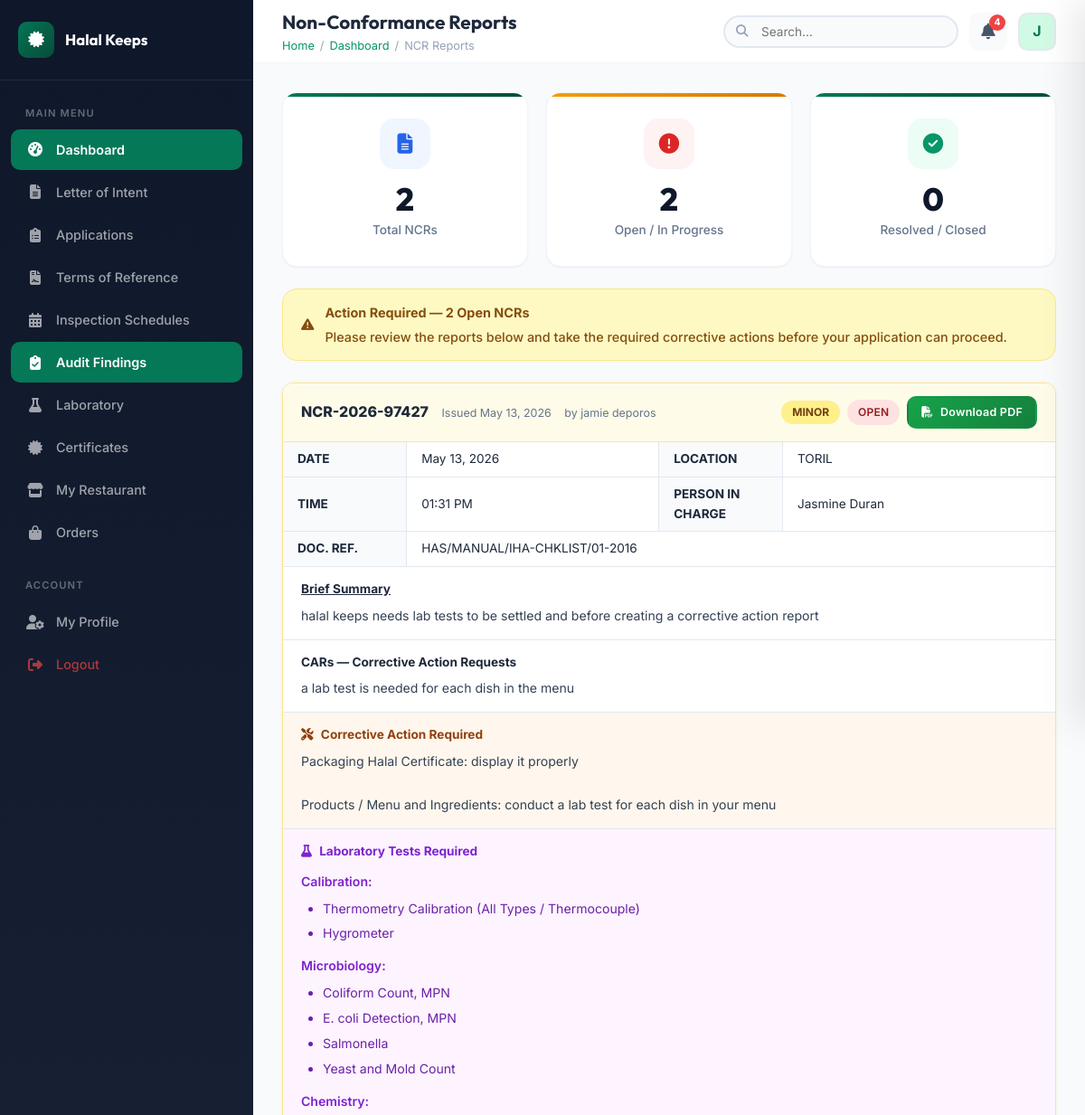
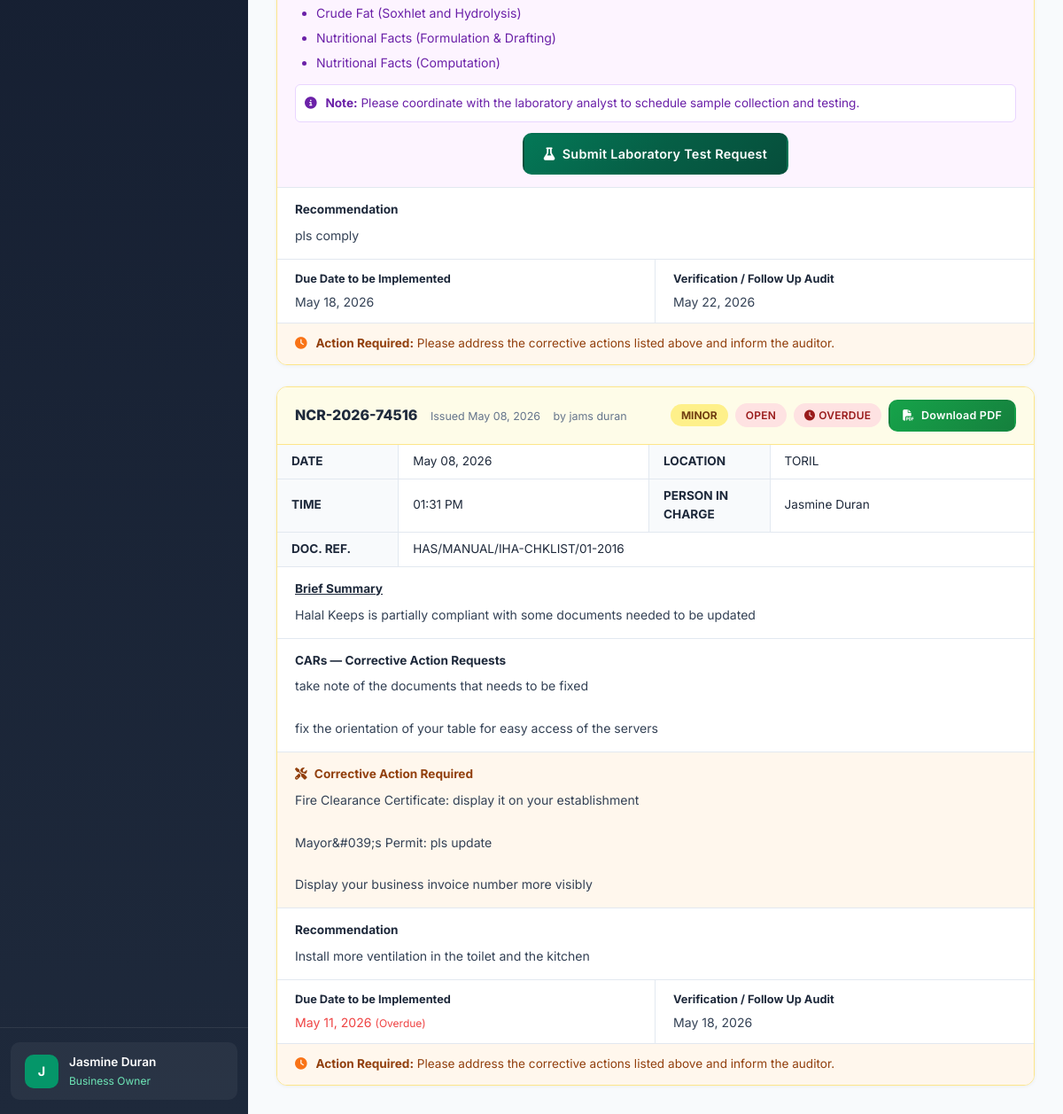
Screenshot of /dashboard/business_owner/audit_findings.php (signed in) with the database file from the repository (2 pictures, top to bottom).
### tables this page shows
CREATE TABLE `ncr_reports` (
  `id` int(11) NOT NULL,
  `inspection_id` int(11) NOT NULL,
  `application_id` int(11) NOT NULL,
  `ncr_number` varchar(50) DEFAULT NULL,
  `finding_details` text NOT NULL,
  `category` enum('minor','major','serious','observation') DEFAULT 'minor',
  `corrective_action_required` text DEFAULT NULL,
  `corrective_action_taken` text DEFAULT NULL,
  `deadline` date DEFAULT NULL,
  `time_of_inspection` time DEFAULT NULL,
  `location` varchar(255) DEFAULT NULL,
  `person_in_charge` varchar(255) DEFAULT NULL,
  `document_reference` varchar(255) DEFAULT NULL,
  `brief_summary` text DEFAULT NULL,
  `recommendation` text DEFAULT NULL,
  `followup_date` date DEFAULT NULL,
  `prepared_by` int(11) DEFAULT NULL,
  `requires_lab_test` tinyint(1) NOT NULL DEFAULT 0,
  `auditor_type` enum('technical','shariah') DEFAULT NULL,
  `lab_test_details` text DEFAULT NULL,
  `status` enum('open','in_progress','resolved','closed') DEFAULT 'open',
  `created_at` timestamp NOT NULL DEFAULT current_timestamp(),
  `updated_at` timestamp NOT NULL DEFAULT current_timestamp() ON UPDATE current_timestamp()
);

CREATE TABLE `users` (
  `id` int(11) NOT NULL,
  `google_id` varchar(255) DEFAULT NULL,
  `email` varchar(255) NOT NULL,
  `full_name` varchar(255) NOT NULL,
  `first_name` varchar(100) DEFAULT NULL,
  `last_name` varchar(100) DEFAULT NULL,
  `avatar` varchar(500) DEFAULT NULL,
  `password` varchar(255) DEFAULT NULL,
  `phone` varchar(20) DEFAULT NULL,
  `address` text DEFAULT NULL,
  `role_id` int(11) DEFAULT NULL,
  `role_status` enum('pending','approved','rejected','none') DEFAULT 'none',
  `is_active` tinyint(1) DEFAULT 1,
  `email_verified` tinyint(1) DEFAULT 0,
  `last_login` timestamp NULL DEFAULT NULL,
  `created_at` timestamp NOT NULL DEFAULT current_timestamp(),
  `updated_at` timestamp NOT NULL DEFAULT current_timestamp() ON UPDATE current_timestamp(),
  `failed_login_attempts` int(11) DEFAULT 0,
  `account_locked` tinyint(1) DEFAULT 0
);

### includes/functions.php (called while the page is built, shortened)
<?php
function formatDate($date, $format = 'M d, Y') {
    return date($format, strtotime($date));
}
?>

### dashboard/business_owner/audit_findings.php (the view, shortened to what this page needs)
<?php
require_once __DIR__ . '/../../config/app.php';
$user_id = $_SESSION['user_id'];
$app_stmt = $conn->prepare("
    SELECT ha.*, loi.company_name
    FROM hdp_applications ha
    JOIN letter_of_intent loi ON ha.loi_id = loi.id
    WHERE ha.business_owner_id = ?
    ORDER BY ha.created_at DESC
    LIMIT 1
");
$app_stmt->bind_param("i", $user_id);
$app_stmt->execute();
$application = $app_stmt->get_result()->fetch_assoc();
$ncrs = [];
if ($application) {
    $app_id = intval($application['id']);
    $ncr_stmt = $conn->prepare("
        SELECT n.*, u.full_name AS auditor_name
        FROM ncr_reports n
        LEFT JOIN users u ON n.prepared_by = u.id
        WHERE n.application_id = ?
        ORDER BY n.created_at DESC
    ");
    $ncr_stmt->bind_param("i", $app_id);
    $ncr_stmt->execute();
    $ncrs = $ncr_stmt->get_result()->fetch_all(MYSQLI_ASSOC);
}
$total_ncrs = count($ncrs);
$open_ncrs  = count(array_filter($ncrs, fn($n) => in_array($n['status'], ['open','in_progress'])));
$closed_ncrs = count(array_filter($ncrs, fn($n) => in_array($n['status'], ['resolved','closed'])));
require_once __DIR__ . '/../../includes/header.php';
function ncrCatBadge($cat) {
    $styles = [
        'minor'       => 'background:#fef08a;color:#713f12;',
        'major'       => 'background:#fed7aa;color:#9a3412;',
        'serious'     => 'background:#fecdd3;color:#9f1239;',
        'observation' => 'background:#bfdbfe;color:#1e40af;',
    ];
    $labels = ['minor'=>'Minor','major'=>'Major','serious'=>'Serious','observation'=>'Observation'];
    $style  = $styles[$cat] ?? 'background:#e2e8f0;color:#374151;';
    $label  = $labels[$cat] ?? ucfirst($cat);
    return "<span style=\"{$style}padding:3px 12px;border-radius:99px;font-size:0.75rem;font-weight:700;text-transform:uppercase;\">{$label}</span>";
}
function ncrStatusBadge($status) {
    $map = [
        'open'        => ['badge-danger',   'Open'],
        'in_progress' => ['badge-warning',  'In Progress'],
        'resolved'    => ['badge-success',  'Resolved'],
        'closed'      => ['badge-secondary','Closed'],
    ];
    [$cls, $label] = $map[$status] ?? ['badge-secondary', ucfirst($status)];
    return "<span class=\"badge {$cls}\">{$label}</span>";
}
?>
<?php if (!$application): ?>
<div class="empty-state">
    <div class="empty-icon"><i class="fas fa-clipboard"></i></div>
    <h3>No Application Found</h3>
    <p>You need a verified Letter of Intent and an active application before NCR reports are available.</p>
    <a href="<?= BASE_URL ?>dashboard/business_owner/letter_of_intent.php" class="btn btn-primary">
        <i class="fas fa-arrow-right"></i> Go to Letter of Intent
    </a>
</div>
<?php else: ?>
<div class="stats-grid" style="margin-bottom:24px;">
    <div class="card card-stat">
        <div class="stat-icon blue"><i class="fas fa-file-alt"></i></div>
        <div class="stat-value"><?= $total_ncrs ?></div>
        <div class="stat-label">Total NCRs</div>
    </div>
    <div class="card card-stat <?= $open_ncrs > 0 ? 'accent' : '' ?>">
        <div class="stat-icon <?= $open_ncrs > 0 ? 'red' : 'green' ?>"><i class="fas fa-exclamation-circle"></i></div>
        <div class="stat-value"><?= $open_ncrs ?></div>
        <div class="stat-label">Open / In Progress</div>
    </div>
    <div class="card card-stat">
        <div class="stat-icon green"><i class="fas fa-check-circle"></i></div>
        <div class="stat-value"><?= $closed_ncrs ?></div>
        <div class="stat-label">Resolved / Closed</div>
    </div>
</div>
<?php if ($open_ncrs > 0): ?>
<div class="alert alert-warning" style="margin-bottom:24px;">
    <i class="fas fa-exclamation-triangle"></i>
    <div>
        <strong>Action Required — <?= $open_ncrs ?> Open NCR<?= $open_ncrs > 1 ? 's' : '' ?></strong>
        <p style="margin-top:4px;font-size:0.9rem;">
            Please review the reports below and take the required corrective actions before your application can proceed.
        </p>
    </div>
</div>
<?php endif; ?>
<div style="display:flex;flex-direction:column;gap:24px;">
<?php foreach ($ncrs as $ncr):
    $is_closed  = in_array($ncr['status'], ['resolved','closed']);
    $is_overdue = !$is_closed && !empty($ncr['deadline']) && strtotime($ncr['deadline']) < time();
    $cat_borders = ['minor'=>'#fde68a','major'=>'#fed7aa','serious'=>'#fecdd3','observation'=>'#bfdbfe'];
    $border_color = $is_closed ? '#e2e8f0' : ($cat_borders[$ncr['category']] ?? '#e2e8f0');
    $cat_bgs = ['minor'=>'#fefce8','major'=>'#fff7ed','serious'=>'#fff1f2','observation'=>'#eff6ff'];
    $header_bg = $is_closed ? '#f8fafc' : ($cat_bgs[$ncr['category']] ?? '#f8fafc');
?>
<div style="border:1px solid <?= $border_color ?>;border-radius:12px;overflow:hidden;background:#fff;box-shadow:0 1px 4px rgba(0,0,0,.05);">
    <div style="background:<?= $header_bg ?>;padding:14px 20px;display:flex;justify-content:space-between;align-items:center;flex-wrap:wrap;gap:10px;border-bottom:1px solid <?= $border_color ?>;">
        <div>
            <span style="font-weight:800;font-size:1rem;color:var(--neutral-800);"><?= htmlspecialchars($ncr['ncr_number']) ?></span>
            <span style="margin-left:10px;font-size:0.78rem;color:var(--neutral-500);">Issued <?= formatDate($ncr['created_at']) ?></span>
            <?php if (!empty($ncr['auditor_name'])): ?>
            <span style="margin-left:10px;font-size:0.78rem;color:var(--neutral-500);">
                by <?= htmlspecialchars($ncr['auditor_name']) ?>
            </span>
            <?php endif; ?>
        </div>
        <div style="display:flex;gap:8px;align-items:center;flex-wrap:wrap;">
            <?= ncrCatBadge($ncr['category']) ?>
            <?= ncrStatusBadge($ncr['status']) ?>
            <?php if ($is_overdue): ?>
                <span class="badge badge-danger"><i class="fas fa-clock"></i> Overdue</span>
            <?php endif; ?>
            <a href="<?= BASE_URL ?>dashboard/auditor/ncr_pdf.php?id=<?= $ncr['id'] ?>"
               class="btn btn-sm btn-success" title="Download PDF"
               style="font-size:0.78rem;">
                <i class="fas fa-file-pdf"></i> Download PDF
            </a>
        </div>
    </div>
    <table style="width:100%;border-collapse:collapse;font-size:0.85rem;border-bottom:1px solid #e2e8f0;">
        <tr>
            <td style="padding:8px 16px;font-weight:700;background:#f8fafc;width:16%;border-right:1px solid #e2e8f0;white-space:nowrap;">DATE</td>
            <td style="padding:8px 16px;border-right:1px solid #e2e8f0;"><?= formatDate($ncr['created_at']) ?></td>
            <td style="padding:8px 16px;font-weight:700;background:#f8fafc;width:16%;border-right:1px solid #e2e8f0;white-space:nowrap;">LOCATION</td>
            <td style="padding:8px 16px;"><?= htmlspecialchars($ncr['location'] ?? '—') ?></td>
        </tr>
        <?php if (!empty($ncr['time_of_inspection']) || !empty($ncr['person_in_charge'])): ?>
        <tr style="border-top:1px solid #e2e8f0;">
            <td style="padding:8px 16px;font-weight:700;background:#f8fafc;border-right:1px solid #e2e8f0;">TIME</td>
            <td style="padding:8px 16px;border-right:1px solid #e2e8f0;"><?= $ncr['time_of_inspection'] ? date('h:i A', strtotime($ncr['time_of_inspection'])) : '—' ?></td>
            <td style="padding:8px 16px;font-weight:700;background:#f8fafc;border-right:1px solid #e2e8f0;">PERSON IN CHARGE</td>
            <td style="padding:8px 16px;"><?= htmlspecialchars($ncr['person_in_charge'] ?? '—') ?></td>
        </tr>
        <?php endif; ?>
        <?php if (!empty($ncr['document_reference'])): ?>
        <tr style="border-top:1px solid #e2e8f0;">
            <td style="padding:8px 16px;font-weight:700;background:#f8fafc;border-right:1px solid #e2e8f0;">DOC. REF.</td>
            <td colspan="3" style="padding:8px 16px;"><?= htmlspecialchars($ncr['document_reference']) ?></td>
        </tr>
        <?php endif; ?>
    </table>
    <?php if (!empty($ncr['brief_summary'])): ?>
    <div style="padding:14px 20px;border-bottom:1px solid #e2e8f0;">
        <div style="font-weight:700;text-decoration:underline;margin-bottom:6px;font-size:0.85rem;">Brief Summary</div>
        <div style="color:var(--neutral-700);font-size:0.88rem;line-height:1.7;white-space:pre-wrap;"><?= nl2br(htmlspecialchars($ncr['brief_summary'])) ?></div>
    </div>
    <?php endif; ?>
    <?php if (!empty($ncr['finding_details'])): ?>
    <div style="padding:14px 20px;border-bottom:1px solid #e2e8f0;">
        <div style="font-weight:700;margin-bottom:6px;font-size:0.85rem;">CARs — Corrective Action Requests</div>
        <div style="color:var(--neutral-700);font-size:0.88rem;line-height:1.7;white-space:pre-wrap;"><?= nl2br(htmlspecialchars($ncr['finding_details'])) ?></div>
    </div>
    <?php endif; ?>
    <?php if (!empty($ncr['corrective_action_required'])): ?>
    <div style="padding:14px 20px;border-bottom:1px solid #e2e8f0;background:<?= $is_closed ? '#f0fdf4' : '#fff7ed' ?>;">
        <div style="font-weight:700;margin-bottom:6px;font-size:0.85rem;color:<?= $is_closed ? 'var(--success)' : '#92400e' ?>;">
            <i class="fas fa-tools" style="margin-right:5px;"></i> Corrective Action Required
        </div>
        <div style="color:var(--neutral-700);font-size:0.88rem;line-height:1.7;white-space:pre-wrap;"><?= nl2br(htmlspecialchars($ncr['corrective_action_required'])) ?></div>
    </div>
    <?php endif; ?>
    <?php if ($ncr['auditor_type'] === 'shariah' && $ncr['requires_lab_test'] && !empty($ncr['lab_test_details'])): ?>
    <?php
        $labTestJson = html_entity_decode($ncr['lab_test_details']);
        $labTests = json_decode($labTestJson, true);
        if ($labTests && is_array($labTests)):
            $categoryLabels = [
                'calibration' => 'Calibration',
                'microbiology' => 'Microbiology',
                'chemistry' => 'Chemistry'
            ];
    ?>
    <div style="padding:14px 20px;border-bottom:1px solid #e2e8f0;background:#fdf4ff;">
        <div style="font-weight:700;margin-bottom:10px;font-size:0.85rem;color:#7e22ce;">
            <i class="fas fa-flask" style="margin-right:5px;"></i> Laboratory Tests Required
        </div>
        <div style="color:#6b21a8;font-size:0.88rem;line-height:1.7;">
            <?php foreach ($labTests as $category => $tests): ?>
                <?php if (!empty($tests)): ?>
                <div style="margin-bottom:12px;">
                    <div style="font-weight:600;color:#7e22ce;margin-bottom:6px;">
                        <?= htmlspecialchars($categoryLabels[$category] ?? ucfirst($category)) ?>:
                    </div>
                    <ul style="margin:0;padding-left:24px;list-style:disc;">
                        <?php foreach ($tests as $test): ?>
                        <li style="margin-bottom:4px;"><?= htmlspecialchars($testLabels[$test] ?? ucwords(str_replace('_', ' ', $test))) ?></li>
                        <?php endforeach; ?>
                    </ul>
                </div>
                <?php endif; ?>
            <?php endforeach; ?>
        </div>
        <div style="margin-top:12px;padding:10px;background:#fff;border:1px solid #e9d5ff;border-radius:6px;font-size:0.85rem;color:#6b21a8;">
            <i class="fas fa-info-circle" style="margin-right:6px;"></i>
            <strong>Note:</strong> Please coordinate with the laboratory analyst to schedule sample collection and testing.
        </div>
        <div style="margin-top:12px;text-align:center;">
            <a href="<?= BASE_URL ?>dashboard/business_owner/laboratory.php" class="btn btn-primary" style="display:inline-flex;align-items:center;gap:8px;">
                <i class="fas fa-flask"></i> Submit Laboratory Test Request
            </a>
        </div>
    </div>
    <?php endif; ?>
    <?php endif; ?>
    <?php if (!empty($ncr['recommendation'])): ?>
    <div style="padding:14px 20px;border-bottom:1px solid #e2e8f0;">
        <div style="font-weight:700;margin-bottom:6px;font-size:0.85rem;">Recommendation</div>
        <div style="color:var(--neutral-700);font-size:0.88rem;line-height:1.7;white-space:pre-wrap;"><?= nl2br(htmlspecialchars($ncr['recommendation'])) ?></div>
    </div>
    <?php endif; ?>
    <div style="display:grid;grid-template-columns:1fr 1fr;border-bottom:1px solid #e2e8f0;">
        <div style="padding:12px 20px;border-right:1px solid #e2e8f0;">
            <div style="font-weight:700;font-size:0.8rem;margin-bottom:4px;">Due Date to be Implemented</div>
            <div style="font-size:0.88rem;color:<?= $is_overdue ? 'var(--danger)' : 'var(--neutral-700)' ?>;">
                <?= $ncr['deadline'] ? formatDate($ncr['deadline']) : '—' ?>
                <?php if ($is_overdue): ?><span style="font-size:0.75rem;"> (Overdue)</span><?php endif; ?>
            </div>
        </div>
        <div style="padding:12px 20px;">
            <div style="font-weight:700;font-size:0.8rem;margin-bottom:4px;">Verification / Follow Up Audit</div>
            <div style="font-size:0.88rem;color:var(--neutral-700);"><?= !empty($ncr['followup_date']) ? formatDate($ncr['followup_date']) : '—' ?></div>
        </div>
    </div>
    <?php if (in_array($ncr['status'], ['open','in_progress']) && empty($ncr['corrective_action_taken'])): ?>
    <div style="padding:12px 20px;background:#fff7ed;font-size:0.85rem;color:#92400e;">
        <i class="fas fa-clock" style="margin-right:6px;color:#f97316;"></i>
        <strong>Action Required:</strong> Please address the corrective actions listed above and inform the auditor.
    </div>
    <?php endif; ?>
</div>
<?php endforeach; ?>
</div>
<?php endif; ?>
<?php require_once __DIR__ . '/../../includes/footer.php'; ?>

### rows the page displays
ncr_reports: ncr_number "NCR-2026-97427", created_at "May 13, 2026", users.full_name "jamie deporos", category "MINOR", location "TORIL", time_of_inspection "01:31 PM", person_in_charge "Jasmine Duran", document_reference "HAS/MANUAL/IHA-CHKLIST/01-2016", brief_summary "halal keeps needs lab tests to be settled and before creating a corrective action report", finding_details "a lab test is needed for each dish in the menu", corrective_action_required "Packaging Halal Certificate: display it properly Products / Menu and Ingredients: conduct a lab test for each dish in your menu", category "Calibration", test "Thermometry Calibration (All Types / Thermocouple)", test "Hygrometer", category "Microbiology", test "Coliform Count, MPN", test "E. coli Detection, MPN", test "Salmonella", test "Yeast and Mold Count", category "Chemistry", test "Crude Fat (Soxhlet and Hydrolysis)", test "Nutritional Facts (Formulation & Drafting)", test "Nutritional Facts (Computation)", recommendation "pls comply", deadline "May 18, 2026", followup_date "May 22, 2026", status "open" (drawn), shows "Action Required:"
ncr_reports: ncr_number "NCR-2026-74516", created_at "May 08, 2026", users.full_name "jams duran", category "MINOR", status "open" (drawn), location "TORIL", time_of_inspection "01:31 PM", person_in_charge "Jasmine Duran", document_reference "HAS/MANUAL/IHA-CHKLIST/01-2016", brief_summary "Halal Keeps is partially compliant with some documents needed to be updated", finding_details "take note of the documents that needs to be fixed fix the orientation of your table for easy access of the servers", corrective_action_required "Fire Clearance Certificate: display it on your establishment Mayor&#039;s Permit: pls update Display your business invoice number more visibly", recommendation "Install more ventilation in the toilet and the kitchen", deadline "May 11, 2026", followup_date "May 18, 2026", shows "Action Required:"

### other values shown
$item['label'] "Dashboard"
$item['label'] "Letter of Intent"
$item['label'] "Applications"
$item['label'] "Terms of Reference"
$item['label'] "Inspection Schedules"
$item['label'] "Audit Findings"
$item['label'] "Laboratory"
$item['label'] "Certificates"
$item['label'] "My Restaurant"
$item['label'] "Orders"
substr($_SESSION['full_name'] ?? 'U', 0, 1) "J"
$_SESSION['full_name'] "Jasmine Duran"
$role_name "Business Owner"
$page_heading "Non-Conformance Reports"
$crumb['label'] "Dashboard"
